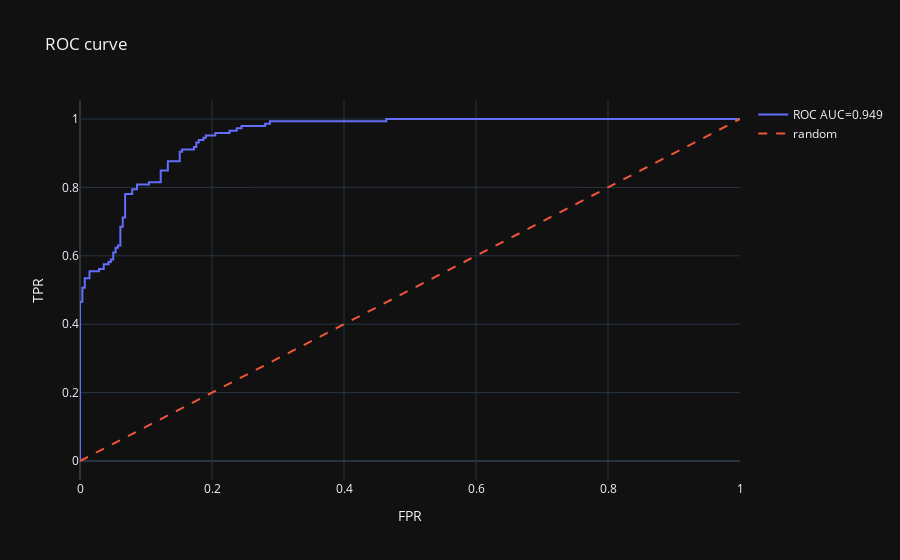
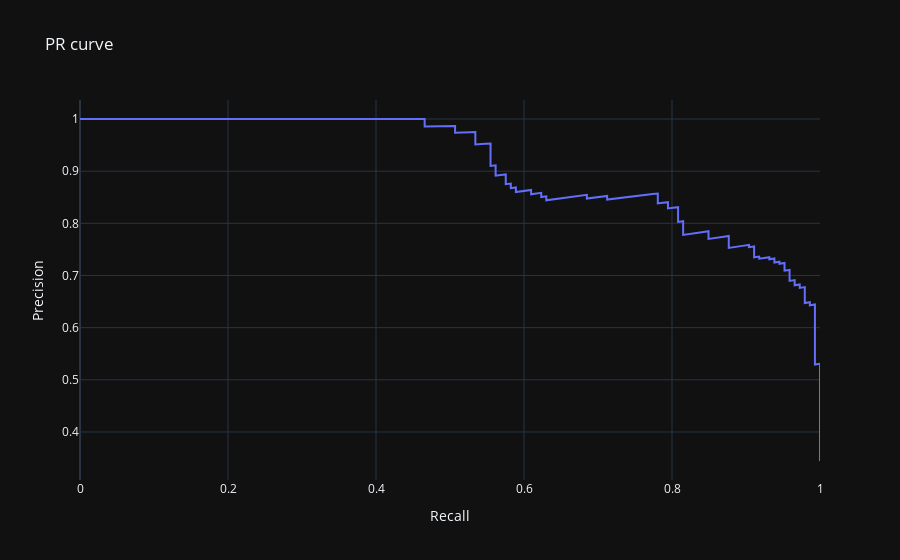

Write notebook code for charts like these, in order.
### Code cell
import plotly.graph_objects as go
from sklearn.metrics import auc, precision_recall_curve, roc_curve

y_true = np.array([0] * len(score_cat) + [1] * len(score_anom))
y_score = np.concatenate([score_cat, score_anom])

fpr, tpr, _ = roc_curve(y_true, y_score)
roc_auc = auc(fpr, tpr)

precision, recall, _ = precision_recall_curve(y_true, y_score)
pr_auc = auc(recall, precision)

fig = go.Figure()
fig.add_trace(go.Scatter(x=fpr, y=tpr, mode="lines", name=f"ROC AUC={roc_auc:.3f}"))
fig.add_trace(
    go.Scatter(x=[0, 1], y=[0, 1], mode="lines", name="random", line=dict(dash="dash"))
)
fig.update_layout(title="ROC curve", xaxis_title="FPR", yaxis_title="TPR")
fig.show()

fig = go.Figure()
fig.add_trace(
    go.Scatter(x=recall, y=precision, mode="lines", name=f"PR AUC={pr_auc:.3f}")
)
fig.update_layout(title="PR curve", xaxis_title="Recall", yaxis_title="Precision")
fig.show()

### Figure 1 — Plotly figure (JSON) as saved in the notebook; plotly's stock layout.template omitted (floating-point values rounded to 4 significant figures)
{"data": [{"mode": "lines", "name": "ROC AUC=0.949", "type": "scatter", "x": [0.0, 0.0, 0.0, 0.003597, 0.003597, 0.007194, 0.007194, 0.01439, 0.01439, 0.02878, 0.02878, 0.03597, 0.03597, 0.04317, 0.04317, 0.04676, 0.04676, 0.05036, 0.05036, 0.05396, 0.05396, 0.05755, 0.05755, 0.06115, 0.06115, 0.06475, 0.06475, 0.06835, 0.06835, 0.07914, 0.07914, 0.08633, 0.08633, 0.1043, 0.1043, 0.1223, 0.1223, 0.1331, 0.1331, 0.1511, 0.1511, 0.1547, 0.1547, 0.1727, 0.1727, 0.1763, 0.1763, 0.1799, 0.1799, 0.1871, 0.1871, 0.1906, 0.1906, 0.205, 0.205, 0.2266, 0.2266, 0.2374, 0.2374, 0.2446, 0.2446, 0.2806, 0.2806, 0.2878, 0.2878, 0.464, 0.464, 1.0], "y": [0.0, 0.006849, 0.4658, 0.4658, 0.5068, 0.5068, 0.5342, 0.5342, 0.5548, 0.5548, 0.5616, 0.5616, 0.5753, 0.5753, 0.5822, 0.5822, 0.589, 0.589, 0.6096, 0.6096, 0.6233, 0.6233, 0.6301, 0.6301, 0.6849, 0.6849, 0.7123, 0.7123, 0.7808, 0.7808, 0.7945, 0.7945, 0.8082, 0.8082, 0.8151, 0.8151, 0.8493, 0.8493, 0.8767, 0.8767, 0.9041, 0.9041, 0.911, 0.911, 0.9178, 0.9178, 0.9315, 0.9315, 0.9384, 0.9384, 0.9452, 0.9452, 0.9521, 0.9521, 0.9589, 0.9589, 0.9658, 0.9658, 0.9726, 0.9726, 0.9795, 0.9795, 0.9863, 0.9863, 0.9932, 0.9932, 1.0, 1.0]}, {"line": {"dash": "dash"}, "mode": "lines", "name": "random", "type": "scatter", "x": [0, 1], "y": [0, 1]}], "layout": {"title": {"text": "ROC curve"}, "xaxis": {"title": {"text": "FPR"}}, "yaxis": {"title": {"text": "TPR"}}}}

### Figure 2 — Plotly figure (JSON) as saved in the notebook; plotly's stock layout.template omitted (floating-point values rounded to 4 significant figures; data arrays with more than 128 entries replaced by an {"elided": "..."} marker saying what was removed)
{"data": [{"mode": "lines", "name": "PR AUC=0.910", "type": "scatter", "x": {"elided": "425 float values"}, "y": {"elided": "425 float values"}}], "layout": {"title": {"text": "PR curve"}, "xaxis": {"title": {"text": "Recall"}}, "yaxis": {"title": {"text": "Precision"}}}}
